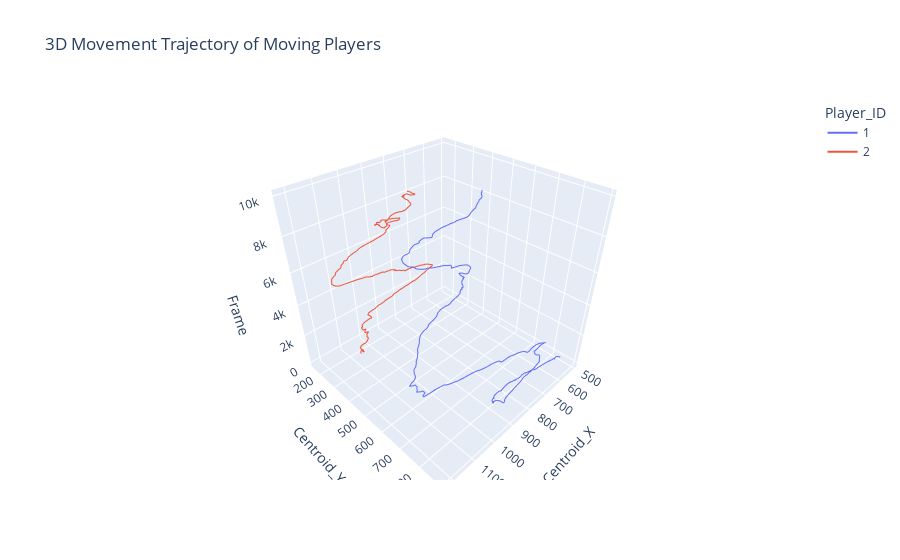

This figure's notebook cell:
### Code cell
# Interactive 3D Visualization with Plotly
fig = px.line_3d(df, x="Centroid_X", y="Centroid_Y", z="Frame", color="Player_ID",
                 title="3D Movement Trajectory of Moving Players")
fig.update_traces(marker=dict(size=4))
fig.show()

# Output result
print("Moving Players:", moving_players)
print(df[["Frame", "Player_ID", "Direction", "Displacement"]].head(20))

### Figure 1 — Plotly figure (JSON) as saved in the notebook; plotly's stock layout.template omitted (floating-point values rounded to 4 significant figures; data arrays with more than 128 entries replaced by an {"elided": "..."} marker saying what was removed)
{"data": [{"hovertemplate": "Player_ID=1<br>Centroid_X=%{x}<br>Centroid_Y=%{y}<br>Frame=%{z}<extra></extra>", "legendgroup": "1", "line": {"color": "#636efa", "dash": "solid"}, "marker": {"size": 4, "symbol": "circle"}, "mode": "lines", "name": "1", "scene": "scene", "showlegend": true, "type": "scatter3d", "x": {"elided": "929 float values"}, "y": {"elided": "929 float values"}, "z": {"elided": "929 int values"}}, {"hovertemplate": "Player_ID=2<br>Centroid_X=%{x}<br>Centroid_Y=%{y}<br>Frame=%{z}<extra></extra>", "legendgroup": "2", "line": {"color": "#EF553B", "dash": "solid"}, "marker": {"size": 4, "symbol": "circle"}, "mode": "lines", "name": "2", "scene": "scene", "showlegend": true, "type": "scatter3d", "x": {"elided": "929 float values"}, "y": {"elided": "929 float values"}, "z": {"elided": "929 int values"}}], "layout": {"legend": {"title": {"text": "Player_ID"}, "tracegroupgap": 0}, "scene": {"domain": {"x": [0, 1], "y": [0, 1]}, "xaxis": {"title": {"text": "Centroid_X"}}, "yaxis": {"title": {"text": "Centroid_Y"}}, "zaxis": {"title": {"text": "Frame"}}}, "title": {"text": "3D Movement Trajectory of Moving Players"}}}
